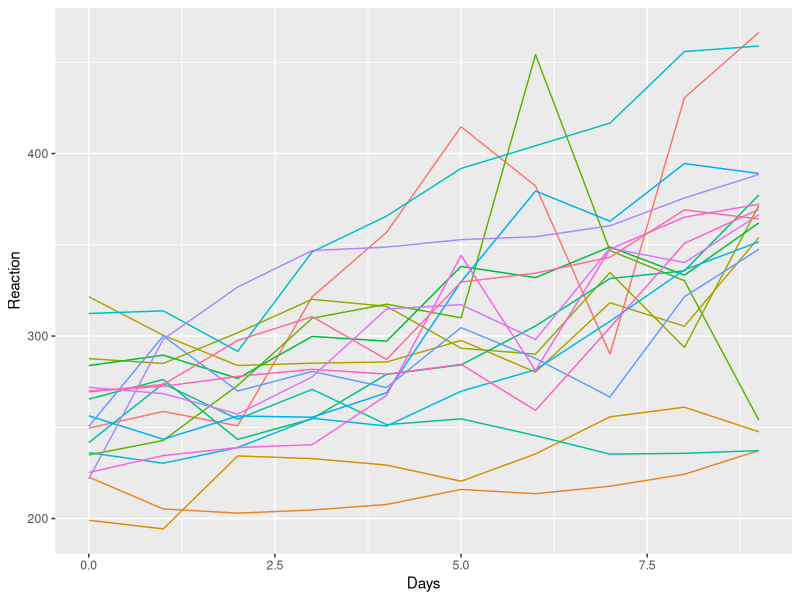
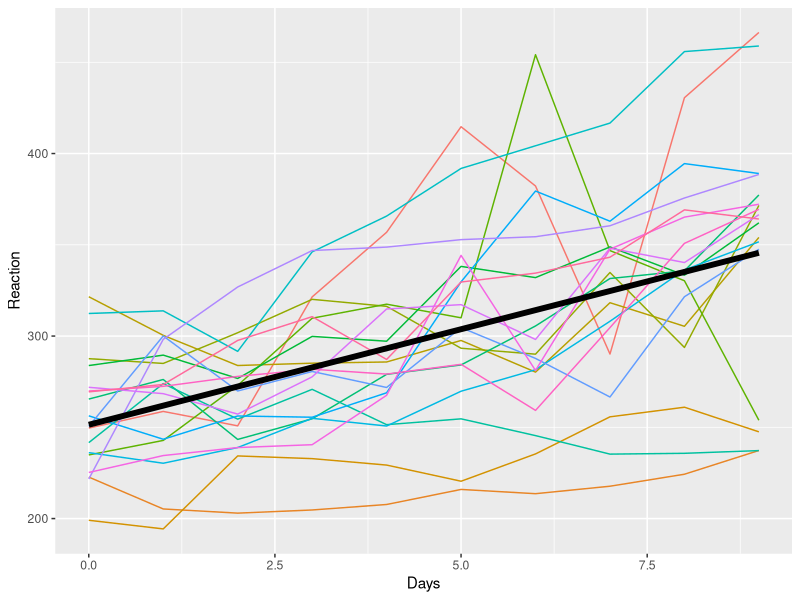
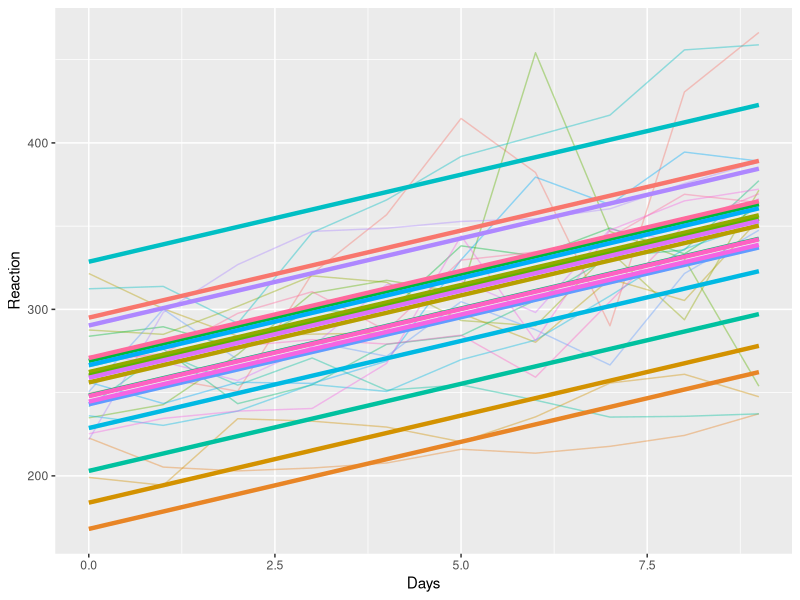
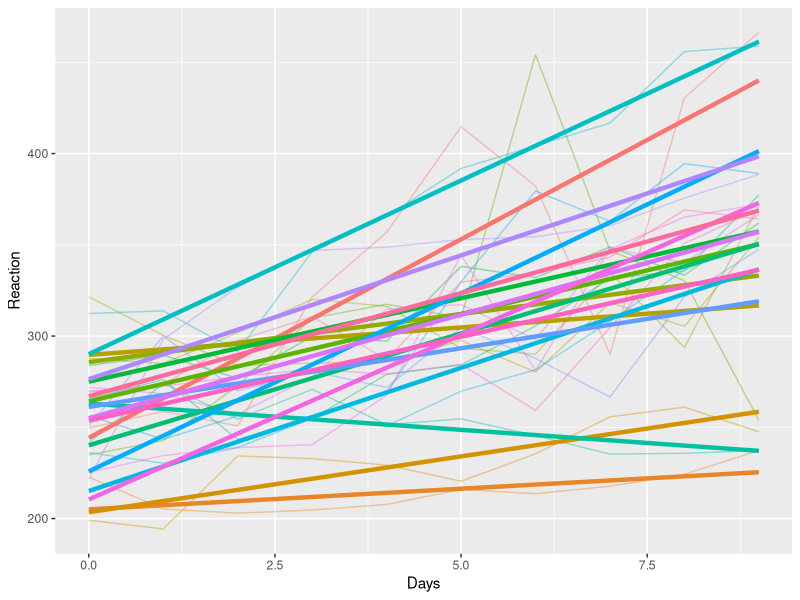
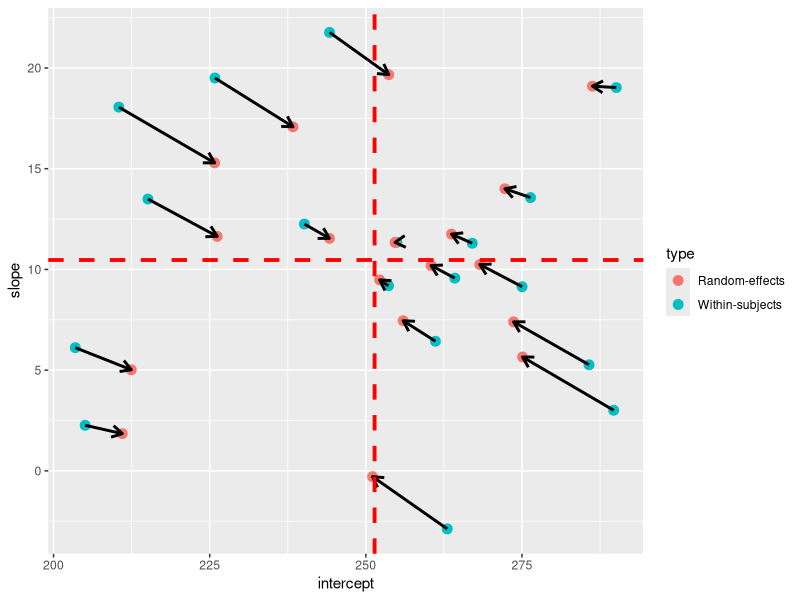

Here is the R script that generated these plots, in order:
library(lme4)
library(ggplot2)
# all plots 700 x 500

# All data
ggplot(aes(x = Days, y = Reaction), data = sleepstudy) +
  geom_line(aes(colour = Subject)) +
  theme(legend.position = "none")

# + single fixed effects line
ggplot(aes(x = Days, y = Reaction), data = sleepstudy) +
  geom_line(aes(colour = Subject)) +
  geom_smooth(se = FALSE, method = "lm", colour = "black", size = 2) +
  theme(legend.position = "none")

# + individual intercepts
fit <- lm(Reaction ~ Subject + Days, data = sleepstudy)
xrange <- range(sleepstudy$Days)
xseq <- seq(from = xrange[1], to = xrange[2])
subj <- levels(sleepstudy$Subject)
newdata <- expand.grid(subj, xseq)
colnames(newdata) <- c("Subject", "Days")
newdata$Reaction <- predict(fit, newdata)
ggplot(aes(x = Days, y = Reaction), data = sleepstudy) +
  geom_line(aes(colour = Subject), alpha = 0.4) +
  geom_line(aes(x = Days, y = Reaction, colour = Subject), size = 1.5,
            data = newdata) +
  theme(legend.position = "none")

# + individual intercepts & slopes
ggplot(aes(x = Days, y = Reaction), data = sleepstudy) +
  geom_line(aes(colour = Subject), alpha = 0.4) +
  geom_smooth(aes(colour = Subject), se = FALSE, method = "lm", size = 1.5) +
  theme(legend.position = "none")

# shrinkage plot
fit0 <- lm(Reaction ~ Days, data = sleepstudy)
fit1 <- lm(Reaction ~ -1 + Subject + Subject:Days, data = sleepstudy)
fit2 <- lmer(Reaction ~ Days + (Days | Subject), data = sleepstudy)

N <- nlevels(sleepstudy$Subject)
ab1 <- data.frame("subject" = levels(sleepstudy$Subject),
                  "intercept" = coef(fit1)[1:N],
                  "slope" = coef(fit1)[(N+1):(2*N)],
                  "type" = "Within-subjects")
ab2 <- cbind("subject" = levels(sleepstudy$Subject),
             coef(fit2)$Subject,
             "type" = "Random-effects")
colnames(ab2)[2:3] <- c("intercept", "slope")
ab <- rbind(ab1, ab2)
rownames(ab) <- NULL

ab.wide <- reshape(ab, v.names = c("intercept", "slope"), 
                   idvar = "subject",
                   timevar = "type", 
                   direction = "wide")
names(ab.wide) <- c("subject", "intercept1", "slope1", "intercept2", "slope2")

ggplot(aes(x = intercept, y = slope), data = ab) +
  geom_point(aes(colour = type), size = 3) +
  geom_segment(aes(x = intercept1, xend = intercept2,
                   y = slope1, yend = slope2, type = 1),
               data = ab.wide,
               size = 1,
               arrow = arrow(length = unit(0.3, "cm"))) +
  geom_vline(xintercept = coef(fit0)[1], colour = "red", size = 1.3,
             linetype = "dashed") +
  geom_hline(yintercept = coef(fit0)[2], colour = "red", size = 1.3,
             linetype = "dashed")

# write data for SPSS
library(haven)
write_sav(sleepstudy, "sleepstudy.sav")

